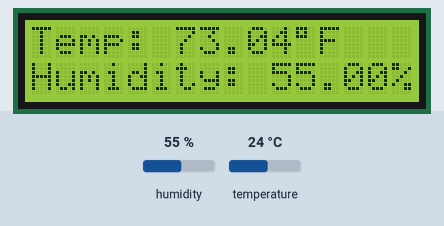
This sketch was run on a simulated Arduino Uno, built with avr-gcc and run on an emulated ATmega328P. Shown: 16×2 character LCD. Wiring (inferred from the names in the program): DHT11 sensor: data pin 7. The inputs (shaded band) are chosen by the test bench; at power-on: humidity 55 %, temperature 24 °C.

Above: at 1.2 s.
1.3 s: humidity set to 22 %
At 7.6 s:
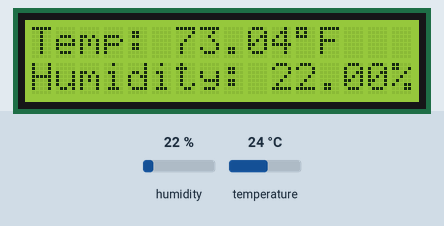
9.2 s: temperature set to 12 °C
At 14.8 s:
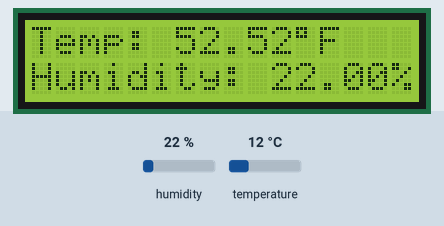
17.1 s: humidity set to 40 %
At 22.0 s:
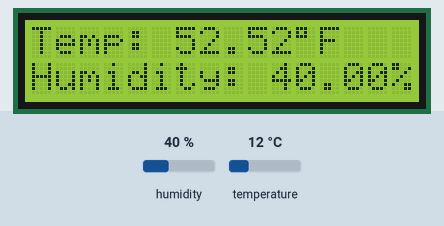
25.0 s: temperature set to 19 °C
At 29.2 s:
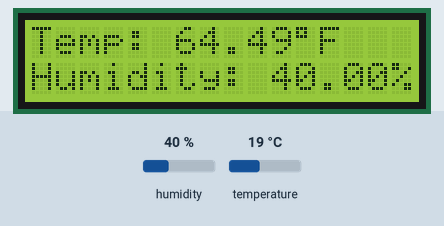
Timing chart, 0 to 30.7 s (numbered marks = the images above; inputs shaded):
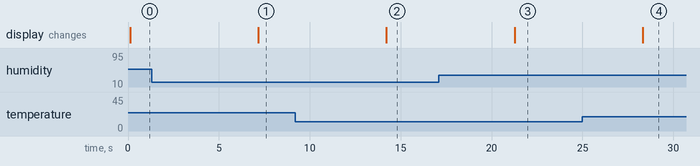

Measured:
- after the input at 1.3 s, the display: changes after 5.9 s (image 1)
- after the input at 9.2 s, the display: changes after 5.0 s (image 2)
- after the input at 17.1 s, the display: changes after 4.2 s (image 3)
- after the input at 25.0 s, the display: changes after 3.3 s (image 4)

The sketch:

heat_humid_lcd.ino
```cpp
#include <dht.h>
#include <LiquidCrystal_I2C.h>
#include <Wire.h>
LiquidCrystal_I2C lcd(0x27, 2, 1, 0, 4, 5, 6, 7, 3, POSITIVE);

dht DHT;

#define DHT11_PIN 7

void setup(){
  lcd.begin(16, 2);
}

void loop()
{
  int chk = DHT.read11(DHT11_PIN);
  lcd.setCursor(0,0);
  lcd.print("Temp: ");
  lcd.print((DHT.temperature*1.71)+32);
  lcd.print((char)223);
  lcd.print("F");
  lcd.setCursor(0,1);
  lcd.print("Humidity: ");
  lcd.print(DHT.humidity);
  lcd.print("%");
  delay(7000);


}
```
